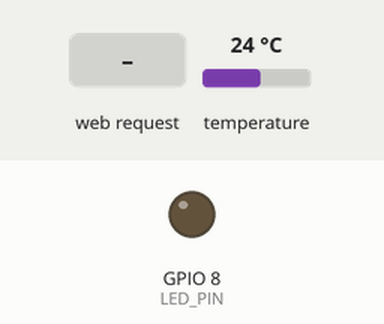
Recording of a sketch running on a simulated ESP32-C3. On the bench: output pins drawn as LEDs (lit = HIGH). The inputs (shaded band) are chosen by the test bench; at power-on: temperature 24 °C. WiFi joins after 1.5 s; servers stay silent unless stated; what the sketch prints to the serial monitor is not drawn.

Above: at 0.1 s.
At 2.7 s:
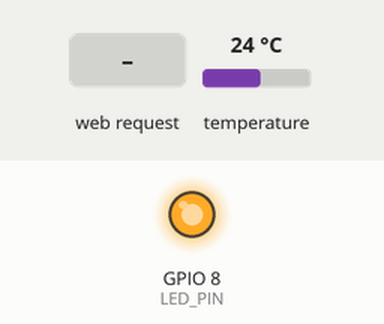
2.8 s: HTTP request GET / received
4.3 s: HTTP request GET /data received
Timing chart, 0 to 7.3 s (numbered marks = the images above; inputs shaded):
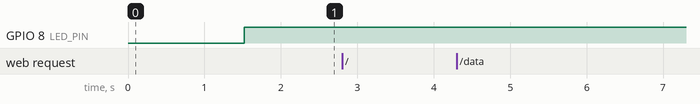

Measured:
- after the input at 2.8 s, every drawn part: stays the same
- after the input at 4.3 s, every drawn part: stays the same

The sketch:

api_webserver_esp32c3_supermini_onboard.ino
```cpp
#define ESP32_RTOS

#include <Arduino.h>
#include <WiFi.h>
#include <WebServer.h>
#include <ArduinoJson.h>

#include <OneWire.h>
#include <DallasTemperature.h>

#include "credentials.h"

#define LED_PIN 8
// Data wire is plugged into port 4 on the ESP32
#define ONE_WIRE_BUS 10

// Setup a oneWire instance to communicate with any OneWire devices (not just Maxim/Dallas temperature ICs)
OneWire oneWire(ONE_WIRE_BUS);

// Pass our oneWire reference to Dallas Temperature.
DallasTemperature sensors(&oneWire);

// Create AsyncWebServer object on port 80
WebServer server(80);

StaticJsonDocument<250> jsonDocument;
char buffer[250];

float dtemperatureC;
float onBoardTemperatureC;

void setup_routing() {
  server.on("/", handle_OnConnect);   // Define handling function for root URL
  server.onNotFound(handle_NotFound); // Define handling function for 404 (Not Found)
  server.on("/data", getData);
  server.on("/led", HTTP_POST, handlePost);

  server.begin();
}

void create_json(char *tag, float value, char *unit) {
  jsonDocument.clear();
  jsonDocument["type"] = tag;
  jsonDocument["value"] = value;
  jsonDocument["unit"] = unit;
  serializeJson(jsonDocument, buffer);
}

void add_json_object(char *tag, float value, char *unit) {
  JsonObject obj = jsonDocument.createNestedObject();
  obj["type"] = tag;
  obj["value"] = value;
  obj["unit"] = unit;
}

void read_sensor_data(void * parameter) {
   for (;;) {
     sensors.requestTemperatures(); // Send the command to get temperatures
     dtemperatureC = sensors.getTempCByIndex(0);
     onBoardTemperatureC = temperatureRead();

     vTaskDelay(10000 / portTICK_PERIOD_MS);
   }
}

void TaskWriteToSerial(void * parameter) {
   for (;;) {
     if(onBoardTemperatureC > 45.0){
        digitalWrite(LED_PIN, LOW);
        Serial.println(onBoardTemperatureC);
     } else {
        digitalWrite(LED_PIN, HIGH);
     }

     vTaskDelay(1000 / portTICK_PERIOD_MS);
   }
}

void getData() {
  Serial.println("Get Sensor Data");
  jsonDocument.clear();
  add_json_object("temperature", onBoardTemperatureC, "°C");
  serializeJson(jsonDocument, buffer);
  server.send(200, "application/json", buffer);
}

void handlePost() {
  if (server.hasArg("plain") == false) {
  }
  String body = server.arg("plain");
  deserializeJson(jsonDocument, body);

  Serial.println("Received POST request");

  const char* data = jsonDocument["sensor"];
  Serial.println(data);

  server.send(200, "application/json", "{}");
}

void handle_OnConnect()
{
  // Check if any reading failed and send "N/A" if so
  if (isnan(onBoardTemperatureC) || isnan(dtemperatureC))
  {
    Serial.println("Failed to read from sensor!");
    server.send(200, "text/html", SendHTML("N/A", "N/A"));
  }
  else
  {
    Serial.print("Temperature: ");
    Serial.println(dtemperatureC);
    Serial.print("On-Board Temperature: ");
    Serial.println(onBoardTemperatureC);
    server.send(200, "text/html", SendHTML( String(dtemperatureC), String(onBoardTemperatureC))); // Send the HTML page with the values
  }
}

// Handle not found URL
void handle_NotFound()
{
  server.send(404, "text/plain", "Not found");
}

// Generate the HTML content to display
String SendHTML(String dTemperaturestat, String Temperaturestat)
{
  String ptr = "<!DOCTYPE html> <html>\n";
  ptr += "<head><meta name=\"viewport\" content=\"width=device-width, initial-scale=1.0, user-scalable=no\">\n";
  ptr += "<title>ESP32 Temperature</title>\n";
  ptr += "<style>html { font-family: Helvetica; display: inline-block; margin: 0px auto; text-align: center;}\n";
  ptr += "body{margin-top: 50px;} h1 {color: #444444;margin: 50px auto 30px;}\n";
  ptr += "p {font-size: 24px;color: #444444;margin-bottom: 10px;}\n";
  ptr += "</style>\n";
  ptr += "</head>\n";
  ptr += "<body>\n";
  ptr += "<div id=\"webpage\">\n";
  ptr += "<h1>ESP32 Temperature</h1>\n";

  ptr += "<p>Dallas Temperature: ";
  ptr += dTemperaturestat;
  ptr += " &deg;C</p>";
  ptr += "<p>On-Board Temperature: ";
  ptr += Temperaturestat;
  ptr += " &deg;C</p>";

  ptr += "</div>\n";
  ptr += "</body>\n";
  ptr += "</html>\n";
  return ptr;
}

void setup_task() {
  xTaskCreate(
  read_sensor_data,
  "Read sensor data",
  1000,
  NULL,
  1,
  NULL
  );

  xTaskCreate(
    TaskWriteToSerial,
    "Task Write To Serial",  // A name just for humans
    2048,  // The stack size can be checked by calling `uxHighWaterMark = uxTaskGetStackHighWaterMark(NULL);`
    NULL,  // No parameter is used
    2,  // Priority, with 3 (configMAX_PRIORITIES - 1) being the highest, and 0 being the lowest.
    NULL  // Task handle is not used here
  );
}


void setup() {
  // put your setup code here, to run once:
    Serial.begin(115200);
    while (!Serial) {
      delay(10); // hang out until serial port opens
    }

    pinMode(LED_PIN, OUTPUT); // Initialize the LED_BUILTIN pin as an output

    Serial.println("Initializing Dallas Temperature IC");
    sensors.begin();

    WiFi.begin(mySSID, myPASSWORD);
    Serial.println("Connecting");
    while(WiFi.status() != WL_CONNECTED) {
      delay(500);
      Serial.print(".");
    }
    Serial.println("");
    Serial.print("Connected to WiFi network with IP Address: ");
    Serial.println(WiFi.localIP());

    setup_task();
    setup_routing();
}

void loop() {
#ifdef defined(ESP32_RTOS) && defined(ESP32)
#else
  server.handleClient(); // Handle client requests
#endif
}
```

credentials.h
```cpp
#pragma once
const char* mySSID = "CENTREX";
const char* myPASSWORD = "yellowbird976";
```
